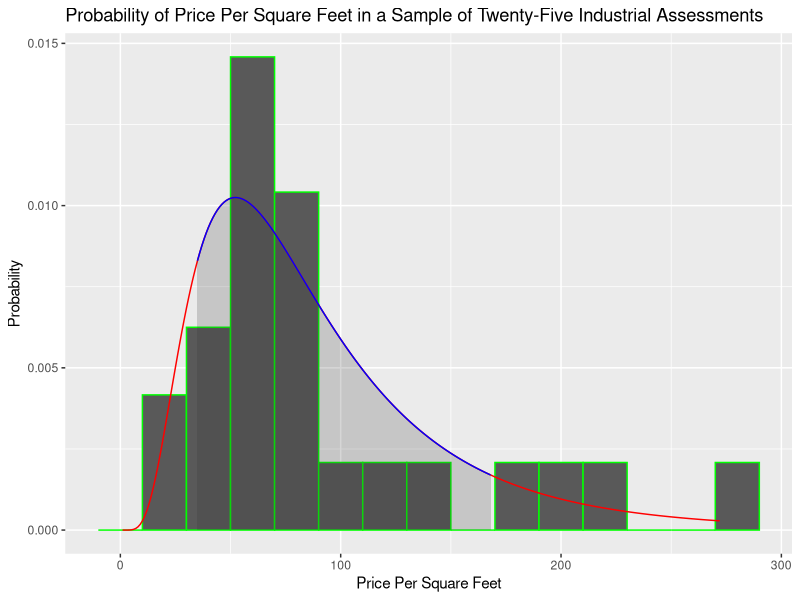

Write R code to recreate this figure.
#Ryoak analysis
library(ggplot2)
salescomps <- read.csv("salescomps.csv")
salescomps.trim <- salescomps[complete.cases(salescomps[,"Price.Per.SF"]),]
firstMoment = sum(salescomps.trim$Price.Per.SF)/length(salescomps.trim$Price.Per.SF)
secondMoment = sum(salescomps.trim$Price.Per.SF^2) / length(salescomps.trim$Price.Per.SF)
mu=log(firstMoment^2/sqrt(secondMoment))
sd2 = log(secondMoment/firstMoment^2)
domain <- c(1:max(salescomps.trim$Price.Per.SF))
range <- dlnorm(domain, meanlog=mu, sdlog=sqrt(sd2))
df <- data.frame(x = domain, y = range)
alpha=.2
c=qlnorm(c(alpha/2,1-alpha/2),meanlog=mu,sdlog=sqrt(sd2))
df2 = data.frame(x=round(c[1]):round(c[2]),y=df[round(c[1]):round(c[2]),"y"])
ggplot(salescomps.trim, aes(Price.Per.SF, ..density..)) +
  geom_histogram(binwidth = 20, colour="green") +
  geom_line(data=df, mapping=aes(x,y), colour="red") +
  geom_area(data=df2, mapping=aes(x,y),alpha=0.2,colour="blue") +
  ggtitle("Probability of Price Per Square Feet in a Sample of Twenty-Five Industrial Assessments") +
  labs(x="Price Per Square Feet", y="Probability")

